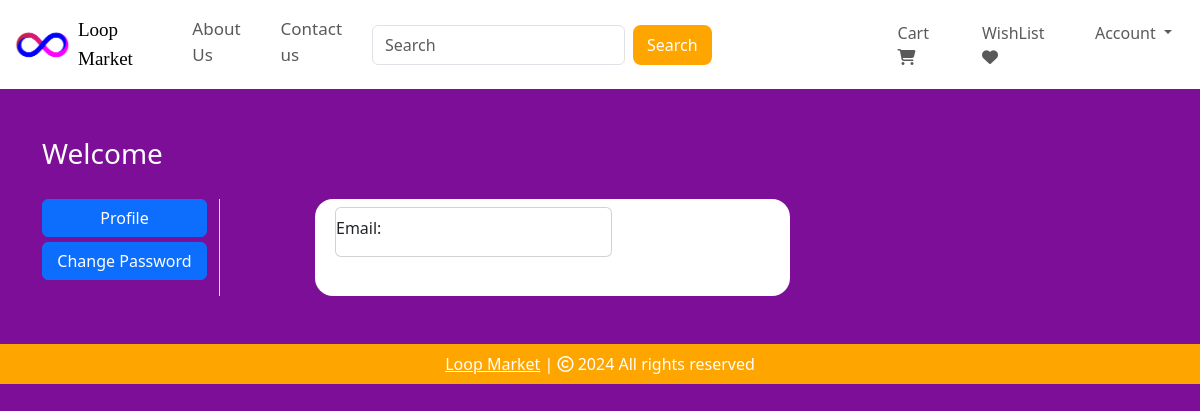
Page /profile/8 (signed in) on the earlier database version.
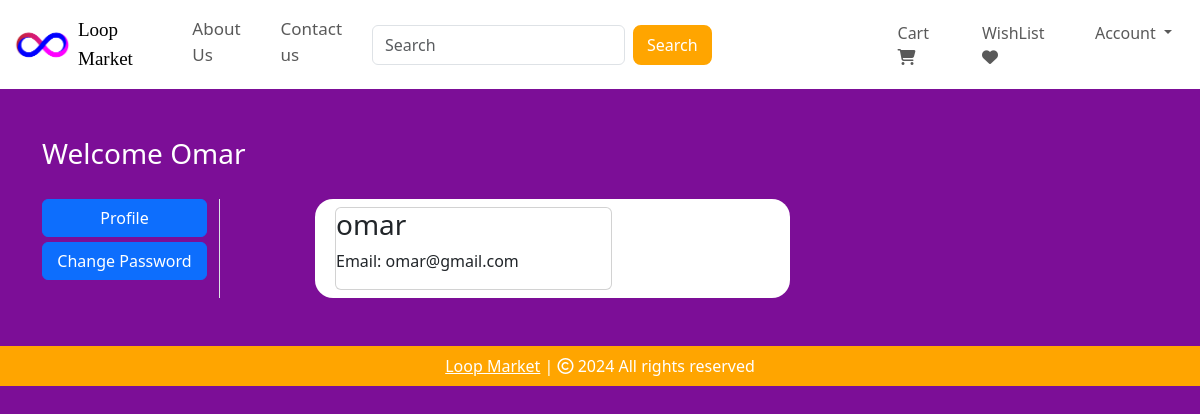
Same page on the later database version.
### models.py (models this page shows, shortened)
class Customer(db.Model, UserMixin):
    id = db.Column(db.Integer, primary_key=True)
    email = db.Column(db.String(100), unique=True)
    username = db.Column(db.String(100))
    password_hash = db.Column(db.String(150))
    date_joined = db.Column(db.DateTime(), default=datetime.utcnow)
    cart_items = db.relationship('Cart', backref=db.backref('customer', lazy=True))
    orders = db.relationship('Order', backref=db.backref('customer', lazy=True))
    @property
    def password(self):
        raise AttributeError('Password is not a readable Attribute')

### auth.py (the view)
@auth.route('/profile/<int:customer_id>')
@login_required
def profile(customer_id):
    customer = Customer.query.get(customer_id)
    return render_template('profile.html', customer=customer)

### __init_py__.py (called while the page is built)
def create_app():
    app = Flask(__name__)
    app.config['SECRET_KEY'] = 'LOOPmarket@203'
    app.config['SQLALCHEMY_DATABASE_URI'] = f'sqlite:///{DB_NAME}'
    db.init_app(app)
    @app.errorhandler(404)
    def page_not_found(error):
        return render_template('404.html')
    login_manager = LoginManager()
    login_manager.init_app(app)
    login_manager.login_view = 'auth.login'
    @login_manager.user_loader
    def load_user(id):
        return Customer.query.get(int(id))
    from views import views
    from auth import auth
    from admin import admin
    from models import Customer, Cart, Product, Order
    app.register_blueprint(views,url_prefix="/")
    app.register_blueprint(auth,url_prefix="/")
    app.register_blueprint(admin,url_prefix="/")
    return app

### templates/profile.html (shortened to what this page needs)
{% extends 'base.html' %}
{% block body %}
<div class="container my-5">
    <div class="row">
        <h3 style="color: white;">Welcome <span class="text-capitalize">{{ customer.username }}</span></h3>
        <div class="col-sm-2 border-end" style="margin-top: 20px;">
            <ul class="list-unstyled">
                <li class="d-grid"><a href="#" class="btn btn-primary">Profile</a></li>
                <li class="d-grid"><a href="/change-password/{{ customer.id }}" class="btn btn-primary" style="margin-top: 5px;">Change Password</a></li>
            </ul>
        </div>
        <div class="col-sm-5 offset-sm-1" style="background-color: white; border-radius: 18px; margin-top: 20px;">
            <div class="row">
                <div class="col-sm-8">
                    <div class="card m-2">
                        <h3>{{ customer.username }}</h3>
                        <p>Email: {{ customer.email }}</p>
                    </div>
                </div>
            </div>
        </div>
    </div>
</div>
{% endblock %}

Differences in the rows shown:
added Customer: username "Omar", username "omar", email "omar@gmail.com"
